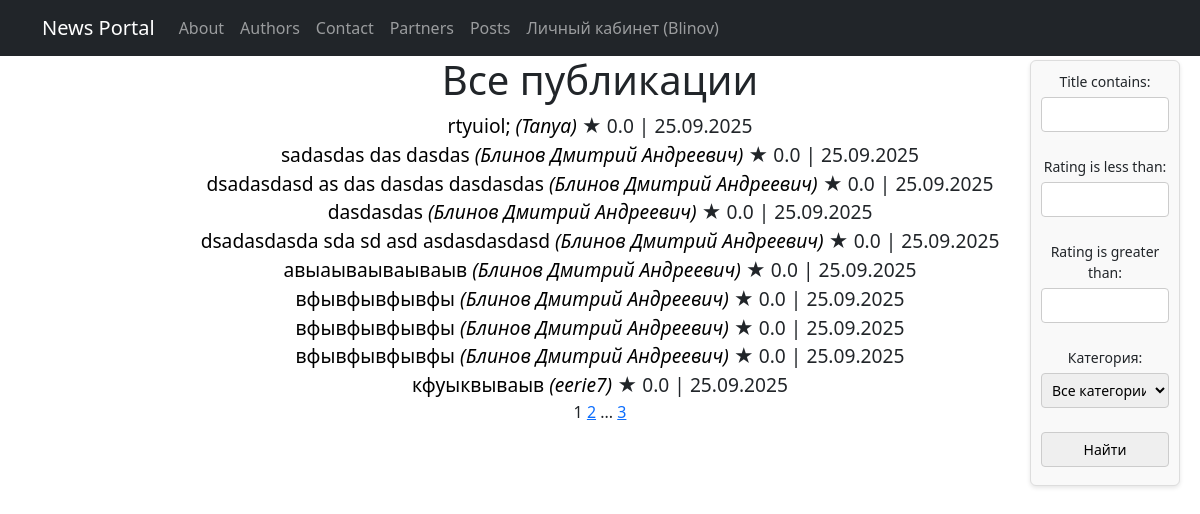
Before: /posts/ (signed in) with the older database file.
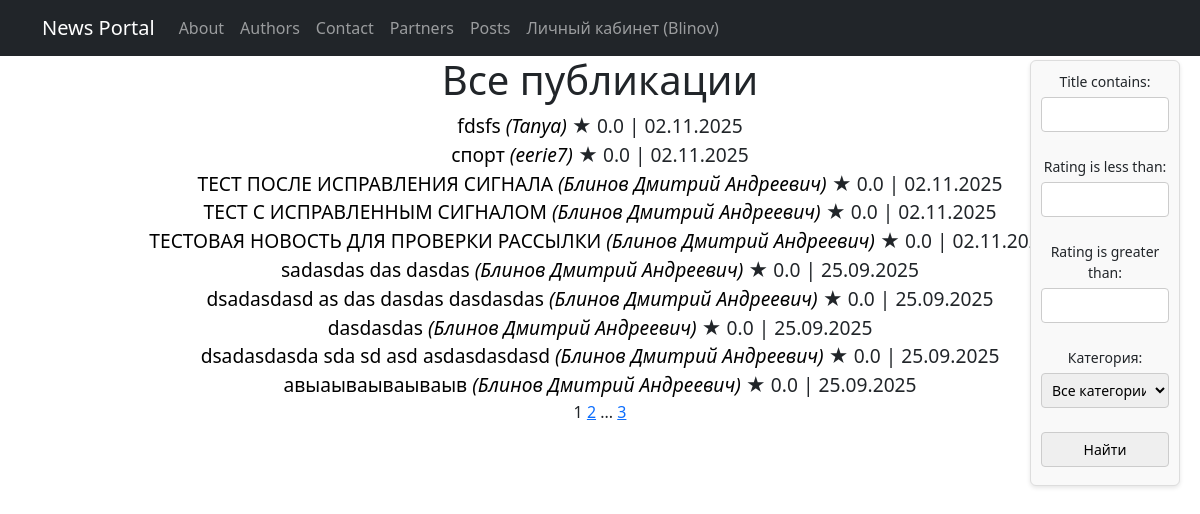
After: the same page with the newer database file.
### News_portal/models.py (models this page shows, shortened)
class Post(models.Model):
    ARTICLE = 'AR'
    NEWS = 'NE'
    POST_TYPES = [
        (ARTICLE, 'Статья'),
        (NEWS, 'Новость'),
    ]
    post_type = models.CharField(
        max_length=2,
        choices=POST_TYPES
    )
    title = models.CharField(max_length=255)
    author = models.ForeignKey(Author, on_delete=models.CASCADE)
    categories = models.ManyToManyField('Category',through='PostCategory')
    date = models.DateTimeField(default=timezone.now, editable=False)
    content = models.TextField()
    rating = models.FloatField(default=0)

class Author(models.Model):
    id = models.AutoField(primary_key=True)
    author_name = models.CharField(max_length=255)
    user = models.OneToOneField(User, on_delete=models.CASCADE)
    rating = models.FloatField(default=0)

### News_portal/views.py (the view)
# urls.py: path('posts/', PostsList.as_view(), name='posts'),
class PostsList(LoginRequiredMixin, ListView):
    model = Post
    ordering = '-date'
    template_name = 'posts.html'
    context_object_name = 'posts'
    paginate_by = 10
    login_url = '/accounts/login/'
    def get_queryset(self):
        queryset = super().get_queryset()
        self.filterset = PostFilter(self.request.GET, queryset)
        return self.filterset.qs
    def get_context_data(self, **kwargs):
        context = super().get_context_data(**kwargs)
        context['filterset'] = self.filterset
        return context

### News_portal/models.py (called while the page is built)
    def __str__(self):
        return self.get_category_name_display()

### News_portal/templatetags/custom_tags.py (called while the page is built)
@register.simple_tag(takes_context=True)
def url_replace(context, **kwargs):
   d = context['request'].GET.copy()
   for k, v in kwargs.items():
       d[k] = v
   return d.urlencode()

### templates/posts.html (shortened to what this page needs)
{% extends 'flatpages/default.html' %}
{% load static %}
{% load custom_filters %}
{% load custom_tags %}
{% block content %}
<h1>Все публикации</h1>
<form action="" method="get" class="filter-form">
    {{ filterset.form.as_p }}
    <input type="submit" value="Найти" />
</form>
<div class="all-posts">
    {% for post in posts %}
        <div class="post-item">
            <big>
                <a href="{% if post.get_post_type_display == 'Новость' %}/news/{{ post.id }}/{% else %}/articles/{{ post.id }}/{% endif %}"
                   class="post-link">
                    {{ post.title|truncatechars:50 }}
                </a>
                <a href="/authors/{{ post.author.id }}/" class="author-name">({{ post.author.author_name }})</a>
                <span class="post-meta">★ {{ post.rating }} | {{ post.date|date:"d.m.Y" }}</span>
            </big>
        </div>
    {% endfor %}
</div>
{{ page_obj.number }}
{% if page_obj.has_next %}
    <a href="?{% url_replace page=page_obj.next_page_number %}">{{ page_obj.next_page_number }}</a>
    {% if paginator.num_pages != page_obj.next_page_number %}
        ...
        <a href="?{% url_replace page=page_obj.paginator.num_pages %}">{{ page_obj.paginator.num_pages }}</a>
    {% endif %}
{% endif %}
{% endblock content %}

Changed rows visible on the page:
removed Post: title "rtyuiol;", author.author_name "Tanya", rating "0.0", date "25.09.2025"
no longer on this page (row unchanged): Post: title "вфывфывфывфы", author.author_name "Блинов Дмитрий Андреевич", rating "0.0", date "25.09.2025"
no longer on this page (row unchanged): Post: title "вфывфывфывфы", author.author_name "Блинов Дмитрий Андреевич", rating "0.0", date "25.09.2025"
no longer on this page (row unchanged): Post: title "вфывфывфывфы", author.author_name "Блинов Дмитрий Андреевич", rating "0.0", date "25.09.2025"
no longer on this page (row unchanged): Post: title "кфуыквываыв", author.author_name "eerie7", rating "0.0", date "25.09.2025"
added Post: title "fdsfs", author.author_name "Tanya", rating "0.0", date "02.11.2025"
added Post: title "спорт", author.author_name "eerie7", rating "0.0", date "02.11.2025"
added Post: title "ТЕСТ ПОСЛЕ ИСПРАВЛЕНИЯ СИГНАЛА", author.author_name "Блинов Дмитрий Андреевич", rating "0.0", date "02.11.2025"
added Post: title "ТЕСТ С ИСПРАВЛЕННЫМ СИГНАЛОМ", author.author_name "Блинов Дмитрий Андреевич", rating "0.0", date "02.11.2025"
added Post: title "ТЕСТОВАЯ НОВОСТЬ ДЛЯ ПРОВЕРКИ РАССЫЛКИ", author.author_name "Блинов Дмитрий Андреевич", rating "0.0", date "02.11.2025"
